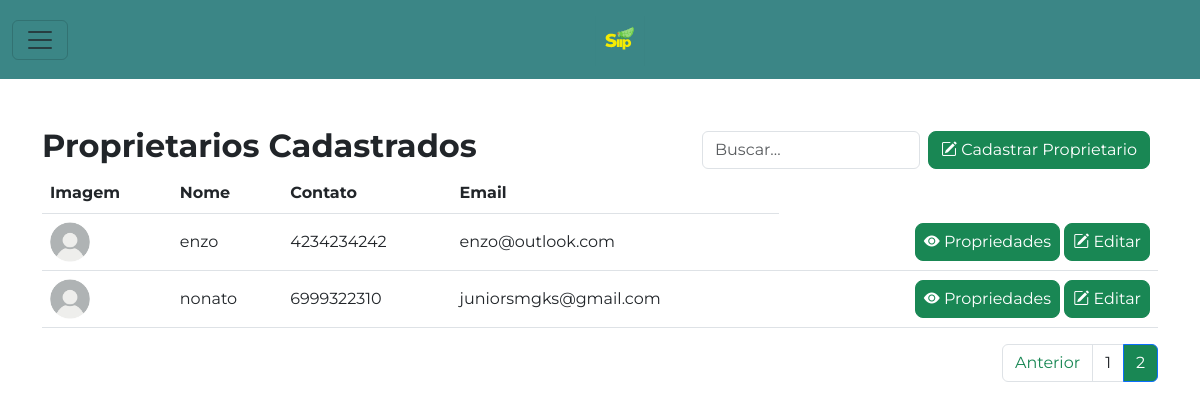
Before: /proprietarios/?page=2 with the older database file.
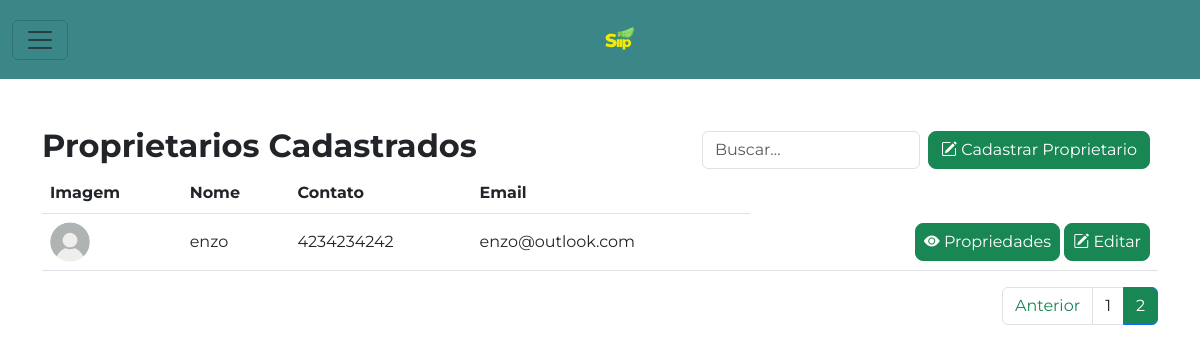
After: the same page with the newer database file.
### inicio/models.py (models this page shows, shortened)
class Proprietario(models.Model):
    nome = models.CharField(max_length=100)
    imagem = models.ImageField(upload_to='proprietarios/', null=True, blank=True)
    numero_telefone = models.CharField(max_length=15)
    email = models.EmailField(unique=True)

### inicio/views.py (the view)
# urls.py: path('proprietarios/',proprietarios, name = 'proprietarios'),
def proprietarios(request):
    form = ProprietarioForm()
    proprietarios_list = Proprietario.objects.all()
    paginator = Paginator(proprietarios_list, 15)
    page = request.GET.get('page')
    try:
        proprietarios = paginator.page(page)
    except PageNotAnInteger:
        proprietarios = paginator.page(1)
    except EmptyPage:
        proprietarios = paginator.page(paginator.num_pages)
    if request.method == 'POST':
        form = ProprietarioForm(request.POST, request.FILES)
        if form.is_valid():
            form.save()
            return redirect(request.path)
    return render(request, 'inicio/proprietarios.html',{'form': form, 'proprietarios': proprietarios})

### inicio/forms.py
class ProprietarioForm(forms.ModelForm):
    class Meta:
        model = Proprietario
        fields = ['nome', 'imagem', 'numero_telefone', 'email']

### templates/inicio/proprietarios.html (shortened to what this page needs)
{% extends 'inicio/base.html' %}
{% load static %}
{% block content %}
<div class="container mt-5">
    <div class="d-flex justify-content-between align-items-center">
        <h2 class="fw-bold">Proprietarios Cadastrados</h2>
        <div class="d-flex align-items-center">
            <input type="text" class="form-control me-2" placeholder="Buscar...">
            <button type="button" class="btn btn-success me-2 rounded-3 align-self-center flex-shrink-0"
                data-bs-toggle="modal" data-bs-target="#cadastraproprietario">
                <i class="bi bi-pencil-square"></i> Cadastrar Proprietario
            </button>
        </div>
    </div>
    <table class="table">
        <thead>
            <tr>
                <th scope="col">Imagem</th>
                <th scope="col">Nome</th>
                <th scope="col">Contato</th>
                <th scope="col">Email</th>
            </tr>
        </thead>
        <tbody>
            {% for proprietario in proprietarios %}
            <tr>
                <td class="align-middle">
                    {% if proprietario.imagem %}
                    <img src="{{ proprietario.imagem.url }}" class="rounded-circle" alt="" width="40" height="40">
                    {% else %}
                    <img src="{% static 'assets/images/usuariopadrao.png' %}" class="rounded-circle" alt="Sem Imagem"
                        width="40" height="40">
                    {% endif %}
                </td>
                <td class="align-middle">{{ proprietario.nome }}</td>
                <td class="align-middle">{{ proprietario.numero_telefone }}</td>
                <td class="align-middle">{{ proprietario.email }}</td>
                <td class=" text-end align-middle">
                    <button href="{% url 'propriedades_proprietario' proprietario.id %}"
                        class="btn btn-success ps-2 pe-2 rounded-3">
                        <i class="bi bi-eye-fill"></i> Propriedades
                    </button>
                    <button class="btn btn-success ps-2 pe-2 rounded-3" data-bs-target="#editarproprietario"
                        data-bs-toggle="modal">
                        <i class="bi bi-pencil-square"></i> Editar
                    </button>
                </td>
            </tr>
            {% endfor %}
        </tbody>
    </table>
</div>
<div class="container mt-2">
    <nav aria-label="Page navigation example">
        <ul class="pagination justify-content-end">
            {% if proprietarios.has_previous %}
            <li class="page-item">
                <a class="page-link text-success" href="?page={{ proprietarios.previous_page_number }}">Anterior</a>
            </li>
            {% endif %}
            {% for i in proprietarios.paginator.page_range %}
            <li class="page-item{% if i == proprietarios.number %} active{% endif %}">
                <a class="page-link{% if i == proprietarios.number %} bg-success text-white{% else %}  text-dark{% endif %}"
                    href="?page={{ i }}">{{ i }}</a>
            </li>
            {% endfor %}
        </ul>
    </nav>
</div>
{% endblock %}

Changed rows visible on the page:
removed Proprietario: nome "nonato", numero_telefone "6999322310", email "juniorsmgks@gmail.com"
